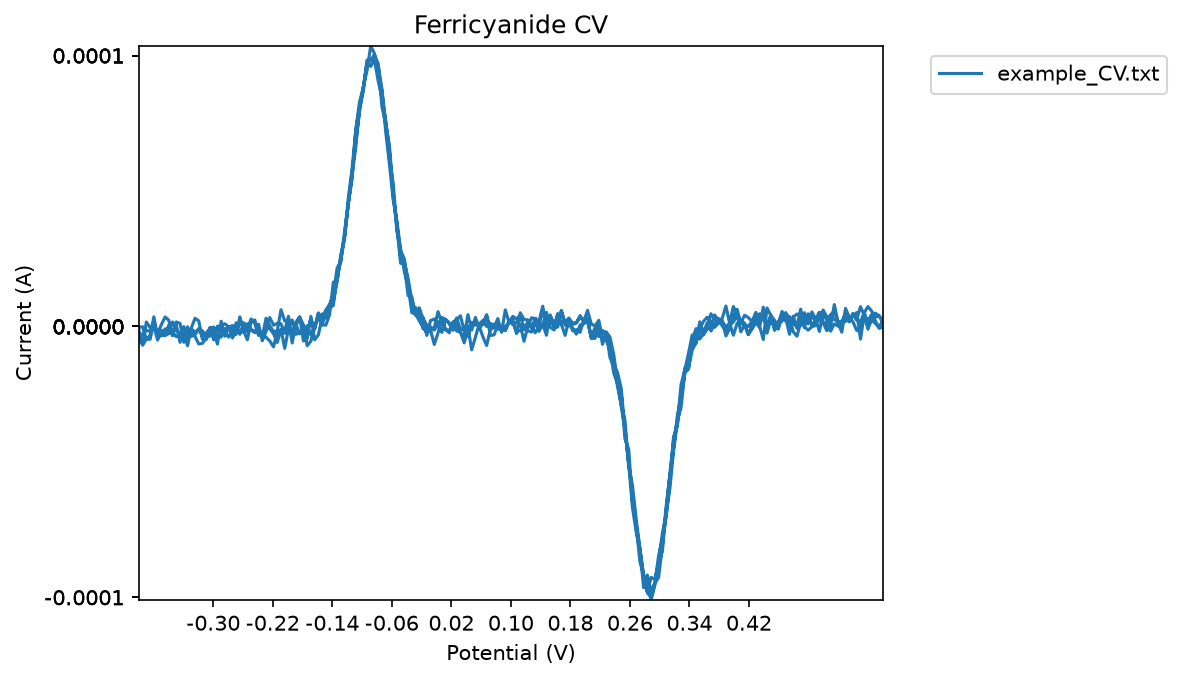

This chart was generated by the following Python code:
"""
CHI660E 循环伏安法 (CV) 示例
=============================

使用 CH Instruments CHI660E 电化学工作站导出的 .txt 文件。
此处生成一个合成铁氰化物 CV 数据（两个完整循环）。

使用方法::

    python examples/chi660e_cv/example.py
"""

import os
import numpy as np

from instrumental_data_analyzer.instruments.CHI.chi660e import chi660eCV


def _generate_cv_data(output_path: str):
    """
    生成合成 CV 数据: 两个循环的铁氰化物 CV
    电位范围: 0.5 V → -0.3 V → 0.5 V → -0.3 V → 0.5 V
    """
    # 扫描参数
    scan_rate = 0.1  # V/s
    total_time_per_segment = 8.0  # s (0.5 -> -0.3 is 0.8 V, at 0.1 V/s = 8 s)

    # 电位序列: 0.5 → -0.3 → 0.5 → -0.3 → 0.5
    segments_potential = [
        np.linspace(0.5, -0.3, 200),   # 1st forward
        np.linspace(-0.3, 0.5, 200),   # 1st reverse
        np.linspace(0.5, -0.3, 200),   # 2nd forward
        np.linspace(-0.3, 0.5, 200),   # 2nd reverse
    ]

    all_potential = np.concatenate(segments_potential)

    # 生成合成电流: 铁氰化物可逆峰形状
    E0 = 0.1  # 形式电位 (V vs Ag/AgCl)
    # 阳极峰 (氧化) 和 阴极峰 (还原)
    current = (
        -0.8e-4 * np.exp(-((all_potential - (E0 + 0.15)) ** 2) / (2 * 0.02**2))
        + 0.8e-4 * np.exp(-((all_potential - (E0 - 0.15)) ** 2) / (2 * 0.02**2))
        + 0.05e-4 * all_potential  # 基线电容电流
        + 0.02e-4 * np.random.randn(len(all_potential))  # 噪声
    )

    # 写入 CHI660E 格式
    lines = [
        "Synthetic Ferricyanide CV",
        "",
        "Potential/V, Current/A",
    ]
    for p, c in zip(all_potential, current):
        lines.append(f"{p:.6f}, {c:.8e}")

    with open(output_path, "w") as f:
        f.write("\n".join(lines))

    return output_path


if __name__ == "__main__":
    txt_path = os.path.join(os.path.dirname(__file__), "example_CV.txt")
    _generate_cv_data(txt_path)

    cv = chi660eCV.from_exported_files([txt_path], name="Ferricyanide CV")
    print(f"CV: {cv.name}")
    print(f"扫描段数: {len(cv.signal_names)}")

    cv.set_default_annotations()
    fig, ax = cv.plot(mode=0)

    output_path = os.path.join(os.path.dirname(__file__), "example.png")
    fig.savefig(output_path, dpi=150, bbox_inches="tight")
    print(f"已保存: {output_path}")
